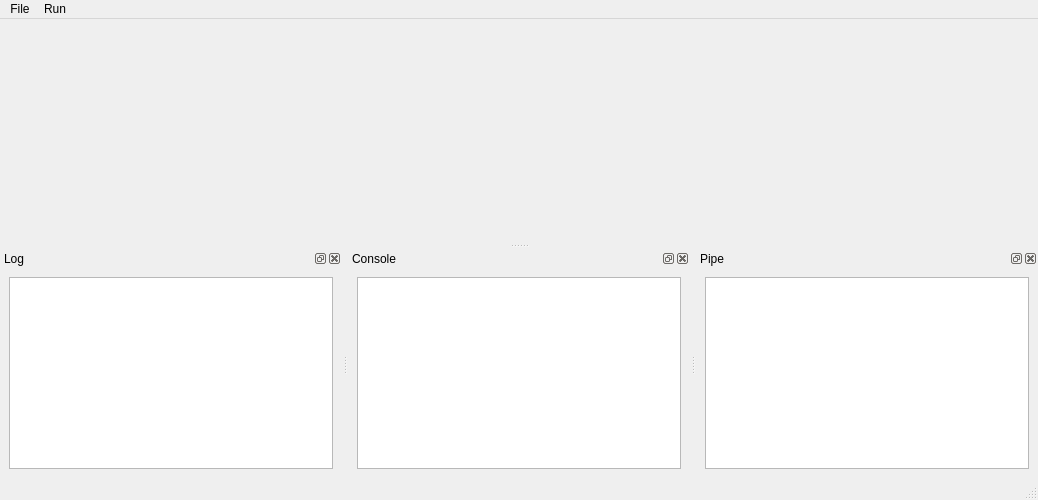
<ui version="4.0" >
 <class>MainWindow</class>
 <widget class="QMainWindow" name="MainWindow" >
  <property name="geometry" >
   <rect>
    <x>0</x>
    <y>0</y>
    <width>1038</width>
    <height>500</height>
   </rect>
  </property>
  <property name="windowTitle" >
   <string>MainWindow</string>
  </property>
  <property name="dockOptions" >
   <set>QMainWindow::AllowNestedDocks|QMainWindow::AllowTabbedDocks|QMainWindow::AnimatedDocks|QMainWindow::ForceTabbedDocks|QMainWindow::VerticalTabs</set>
  </property>
  <widget class="QWidget" name="centralwidget" />
  <widget class="QMenuBar" name="menuBar" >
   <property name="geometry" >
    <rect>
     <x>0</x>
     <y>0</y>
     <width>1038</width>
     <height>24</height>
    </rect>
   </property>
   <widget class="QMenu" name="menuRun" >
    <property name="title" >
     <string>Run</string>
    </property>
    <addaction name="actionLoad_target" />
    <addaction name="actionRun" />
    <addaction name="actionContinue" />
    <addaction name="actionStep_into" />
    <addaction name="actionStep_over" />
    <addaction name="actionStep_out" />
    <addaction name="actionPause" />
    <addaction name="actionKill" />
   </widget>
   <widget class="QMenu" name="menuFile" >
    <property name="title" >
     <string>File</string>
    </property>
    <addaction name="actionOpen_file" />
    <addaction name="actionClose_file" />
   </widget>
   <addaction name="menuFile" />
   <addaction name="menuRun" />
  </widget>
  <widget class="QStatusBar" name="statusBar" />
  <widget class="QDockWidget" name="dwLog" >
   <property name="windowTitle" >
    <string>Log</string>
   </property>
   <attribute name="dockWidgetArea" >
    <number>8</number>
   </attribute>
   <widget class="QWidget" name="dockWidgetContents" >
    <layout class="QVBoxLayout" name="verticalLayout" >
     <item>
      <widget class="QPlainTextEdit" name="pteLog" >
       <property name="tabChangesFocus" >
        <bool>true</bool>
       </property>
       <property name="undoRedoEnabled" >
        <bool>false</bool>
       </property>
       <property name="readOnly" >
        <bool>true</bool>
       </property>
       <property name="tabStopWidth" >
        <number>30</number>
       </property>
      </widget>
     </item>
    </layout>
   </widget>
  </widget>
  <widget class="QDockWidget" name="dwConsole" >
   <property name="windowTitle" >
    <string>Console</string>
   </property>
   <attribute name="dockWidgetArea" >
    <number>8</number>
   </attribute>
   <widget class="QWidget" name="dockWidgetContents_2" >
    <layout class="QVBoxLayout" name="verticalLayout_2" >
     <item>
      <widget class="QPlainTextEdit" name="pteConsole" >
       <property name="tabChangesFocus" >
        <bool>true</bool>
       </property>
       <property name="undoRedoEnabled" >
        <bool>false</bool>
       </property>
       <property name="readOnly" >
        <bool>true</bool>
       </property>
       <property name="tabStopWidth" >
        <number>30</number>
       </property>
      </widget>
     </item>
    </layout>
   </widget>
  </widget>
  <widget class="QDockWidget" name="dwPipe" >
   <property name="windowTitle" >
    <string>Pipe</string>
   </property>
   <attribute name="dockWidgetArea" >
    <number>8</number>
   </attribute>
   <widget class="QWidget" name="dockWidgetContents_3" >
    <layout class="QVBoxLayout" name="verticalLayout_3" >
     <item>
      <widget class="QPlainTextEdit" name="ptePipe" >
       <property name="tabChangesFocus" >
        <bool>true</bool>
       </property>
       <property name="undoRedoEnabled" >
        <bool>false</bool>
       </property>
       <property name="readOnly" >
        <bool>true</bool>
       </property>
       <property name="tabStopWidth" >
        <number>30</number>
       </property>
      </widget>
     </item>
    </layout>
   </widget>
  </widget>
  <action name="actionRun" >
   <property name="enabled" >
    <bool>false</bool>
   </property>
   <property name="text" >
    <string>Run</string>
   </property>
   <property name="shortcut" >
    <string>Ctrl+R</string>
   </property>
  </action>
  <action name="actionContinue" >
   <property name="enabled" >
    <bool>false</bool>
   </property>
   <property name="text" >
    <string>Continue</string>
   </property>
   <property name="shortcut" >
    <string>F4</string>
   </property>
  </action>
  <action name="actionStep_into" >
   <property name="enabled" >
    <bool>false</bool>
   </property>
   <property name="text" >
    <string>Step into</string>
   </property>
   <property name="shortcut" >
    <string>F5</string>
   </property>
  </action>
  <action name="actionStep_over" >
   <property name="enabled" >
    <bool>false</bool>
   </property>
   <property name="text" >
    <string>Step over</string>
   </property>
   <property name="shortcut" >
    <string>F6</string>
   </property>
  </action>
  <action name="actionPause" >
   <property name="enabled" >
    <bool>false</bool>
   </property>
   <property name="text" >
    <string>Pause</string>
   </property>
   <property name="shortcut" >
    <string>Ctrl+P</string>
   </property>
  </action>
  <action name="actionLoad_target" >
   <property name="text" >
    <string>Load target</string>
   </property>
   <property name="shortcut" >
    <string>Ctrl+L</string>
   </property>
  </action>
  <action name="actionStep_out" >
   <property name="enabled" >
    <bool>false</bool>
   </property>
   <property name="text" >
    <string>Step out</string>
   </property>
   <property name="shortcut" >
    <string>F7</string>
   </property>
  </action>
  <action name="actionKill" >
   <property name="enabled" >
    <bool>false</bool>
   </property>
   <property name="text" >
    <string>Kill</string>
   </property>
   <property name="shortcut" >
    <string>Ctrl+K</string>
   </property>
  </action>
  <action name="actionOpen_file" >
   <property name="text" >
    <string>Open</string>
   </property>
   <property name="shortcut" >
    <string>Ctrl+O</string>
   </property>
  </action>
  <action name="actionClose_file" >
   <property name="text" >
    <string>Close</string>
   </property>
   <property name="shortcut" >
    <string>Ctrl+W</string>
   </property>
  </action>
 </widget>
 <resources/>
 <connections/>
</ui>
